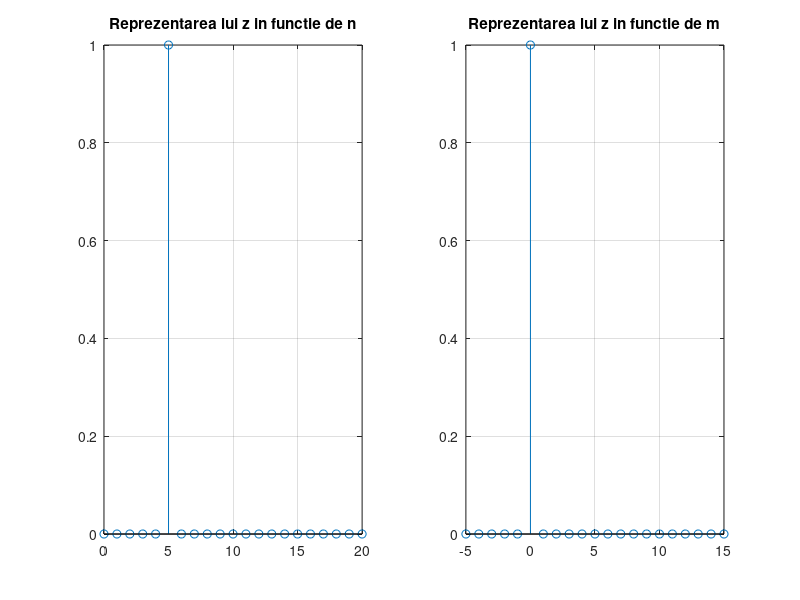
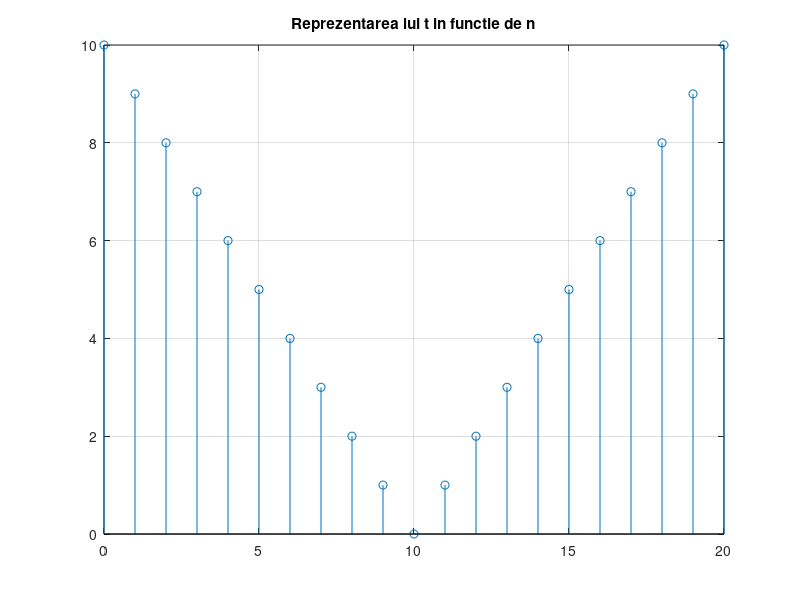
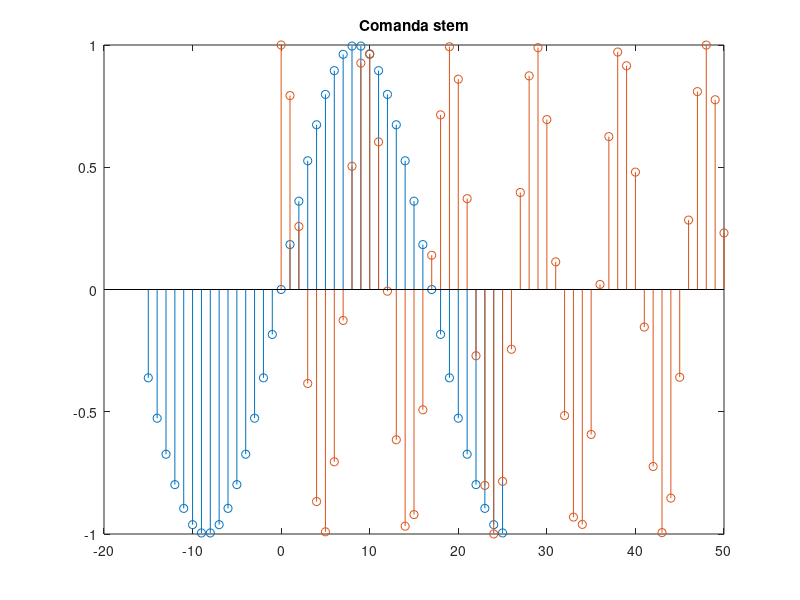
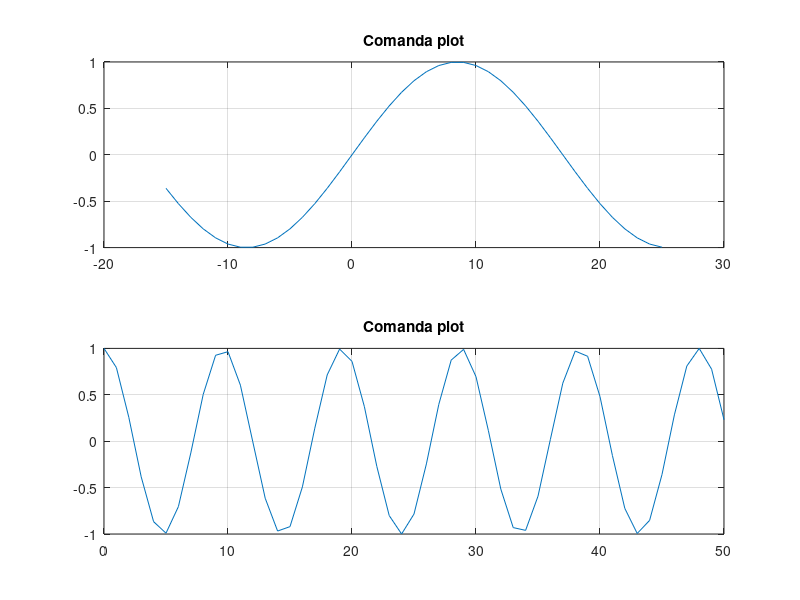

Write MATLAB code to recreate these figures, in order.
%E4
%a
z = [0,0,0,0,0,1,0,0,0,0,0,0,0,0,0,0,0,0,0,0,0];
n=0:20;
m=-5:15;
figure(1); %aici se reprezinta z in functie de n si m
subplot(1,2,1), stem(n,z),grid; %reprezentarea lui z in functie de n in 2 ferestre
%se afiseaza linii de grila
title('Reprezentarea lui z in functie de n')
subplot(1,2,2), stem(m,z), grid; %reprezentarea lui z in functie de m in 2 ferestre
%se afiseaza linii de grila
title('Reprezentarea lui z in functie de m')

%b
figure(2); %aici se reprezinta t in functie de n
t=abs(10-n); %se declara t-ul cu ajutorul functiei abs care determina modulul
stem(n,t), grid; %reprezentarea lui t in functie de n
%se afiseaza linii de grila
title('Reprezentarea lui t in functie de n')

%c
n1 = -15:25; n2 = 0:50; %se initializeaza intervalele pe care secventele sunt definite
x1 = sin(pi*n1/17); x2 = cos(pi*n2/sqrt(23)); %se declara cele doua secvente
figure(3) 
stem(n1,x1), grid %se reprezinta secventa x1 in functie de n1 folosind comanda stem
hold on %se reprezinta in acelasi sistem de coordonate (pe acelasi grafic) cele doua secvente
stem(n2,x2), grid %se reprezinta secventa x2 in functie de n2 folosind comanda stem
title('Comanda stem')
figure(4) 
subplot(2,1,1),plot(n1,x1), grid %se reprezinta secventa x1 in functie de n1 folosind comanda plot
title('Comanda plot')
subplot(2,1,2),plot(n2,x2), grid %se reprezinta secventa x2 in functie de n2 folosind comanda plot
title('Comanda plot')
figure(5) 
subplot(2,1,1),stem(n1,x1), grid %se reprezinta secventa x1 in functie de n1 folosind comanda stem
title('Comanda plot')
subplot(2,1,2),stem(n2,x2), grid %se reprezinta secventa x2 in functie de n2 folosind comanda stem
title('Comanda stem')